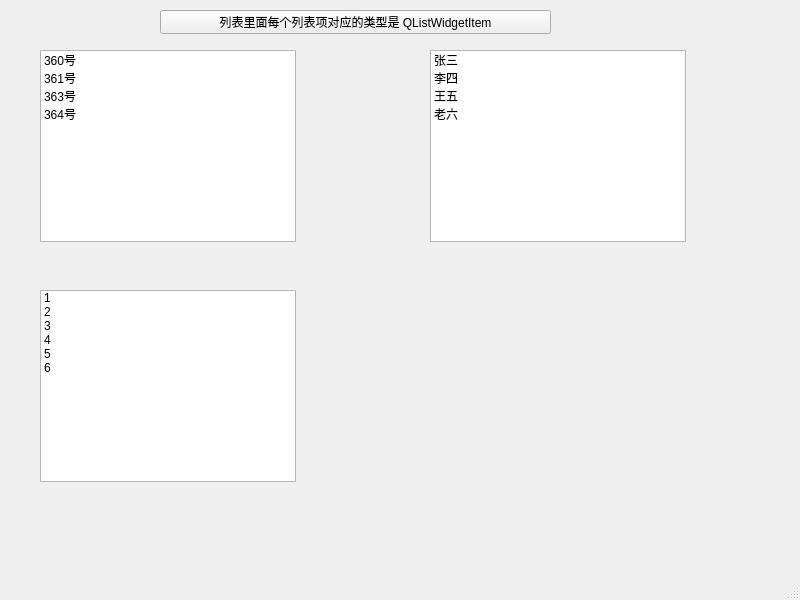
<?xml version="1.0" encoding="UTF-8"?>
<ui version="4.0">
 <class>MainWindow</class>
 <widget class="QMainWindow" name="MainWindow">
  <property name="geometry">
   <rect>
    <x>0</x>
    <y>0</y>
    <width>800</width>
    <height>600</height>
   </rect>
  </property>
  <property name="windowTitle">
   <string>MainWindow</string>
  </property>
  <widget class="QWidget" name="centralwidget">
   <widget class="QListWidget" name="listWidget">
    <property name="geometry">
     <rect>
      <x>40</x>
      <y>50</y>
      <width>256</width>
      <height>192</height>
     </rect>
    </property>
    <item>
     <property name="text">
      <string>360号</string>
     </property>
    </item>
    <item>
     <property name="text">
      <string>361号</string>
     </property>
    </item>
    <item>
     <property name="text">
      <string>363号</string>
     </property>
    </item>
    <item>
     <property name="text">
      <string>364号</string>
     </property>
    </item>
   </widget>
   <widget class="QListWidget" name="listWidget_2">
    <property name="geometry">
     <rect>
      <x>430</x>
      <y>50</y>
      <width>256</width>
      <height>192</height>
     </rect>
    </property>
    <item>
     <property name="text">
      <string>张三</string>
     </property>
    </item>
    <item>
     <property name="text">
      <string>李四</string>
     </property>
    </item>
    <item>
     <property name="text">
      <string>王五</string>
     </property>
    </item>
    <item>
     <property name="text">
      <string>老六</string>
     </property>
    </item>
   </widget>
   <widget class="QPushButton" name="pushButton">
    <property name="geometry">
     <rect>
      <x>160</x>
      <y>10</y>
      <width>391</width>
      <height>24</height>
     </rect>
    </property>
    <property name="text">
     <string>列表里面每个列表项对应的类型是 QListWidgetItem</string>
    </property>
   </widget>
   <widget class="QListWidget" name="listWidget_3">
    <property name="geometry">
     <rect>
      <x>40</x>
      <y>290</y>
      <width>256</width>
      <height>192</height>
     </rect>
    </property>
    <item>
     <property name="text">
      <string>1</string>
     </property>
    </item>
    <item>
     <property name="text">
      <string>2</string>
     </property>
    </item>
    <item>
     <property name="text">
      <string>3</string>
     </property>
    </item>
    <item>
     <property name="text">
      <string>4</string>
     </property>
    </item>
    <item>
     <property name="text">
      <string>5</string>
     </property>
    </item>
    <item>
     <property name="text">
      <string>6</string>
     </property>
    </item>
   </widget>
  </widget>
  <widget class="QMenuBar" name="menubar">
   <property name="geometry">
    <rect>
     <x>0</x>
     <y>0</y>
     <width>800</width>
     <height>22</height>
    </rect>
   </property>
  </widget>
  <widget class="QStatusBar" name="statusbar"/>
 </widget>
 <resources/>
 <connections/>
</ui>
